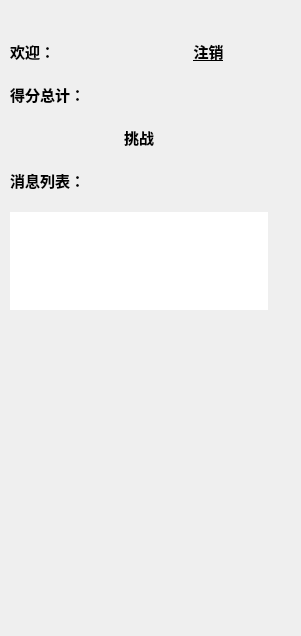
<?xml version="1.0" encoding="UTF-8"?>
<ui version="4.0">
 <class>UserForm</class>
 <widget class="QWidget" name="UserForm">
  <property name="geometry">
   <rect>
    <x>0</x>
    <y>0</y>
    <width>301</width>
    <height>636</height>
   </rect>
  </property>
  <property name="windowTitle">
   <string>Form</string>
  </property>
  <property name="styleSheet">
   <string notr="true">border:none</string>
  </property>
  <widget class="QGroupBox" name="groupBox">
   <property name="geometry">
    <rect>
     <x>0</x>
     <y>20</y>
     <width>321</width>
     <height>721</height>
    </rect>
   </property>
   <property name="styleSheet">
    <string notr="true"/>
   </property>
   <property name="title">
    <string/>
   </property>
   <property name="checkable">
    <bool>false</bool>
   </property>
   <widget class="QWidget" name="layoutWidget">
    <property name="geometry">
     <rect>
      <x>10</x>
      <y>20</y>
      <width>258</width>
      <height>280</height>
     </rect>
    </property>
    <property name="font">
     <font>
      <family>黑体</family>
      <pointsize>11</pointsize>
      <weight>75</weight>
      <bold>true</bold>
     </font>
    </property>
    <layout class="QVBoxLayout" name="verticalLayout">
     <property name="spacing">
      <number>20</number>
     </property>
     <property name="bottomMargin">
      <number>10</number>
     </property>
     <item>
      <layout class="QHBoxLayout" name="horizontalLayout">
       <item>
        <widget class="QLabel" name="label">
         <property name="font">
          <font>
           <family>黑体</family>
           <pointsize>11</pointsize>
           <weight>75</weight>
           <bold>true</bold>
          </font>
         </property>
         <property name="text">
          <string>欢迎：</string>
         </property>
        </widget>
       </item>
       <item>
        <widget class="QPushButton" name="pushButtonLogout">
         <property name="font">
          <font>
           <family>黑体</family>
           <pointsize>11</pointsize>
           <weight>75</weight>
           <bold>true</bold>
           <underline>true</underline>
          </font>
         </property>
         <property name="text">
          <string>注销</string>
         </property>
        </widget>
       </item>
      </layout>
     </item>
     <item>
      <widget class="QLabel" name="labelTotalScore">
       <property name="font">
        <font>
         <family>黑体</family>
         <pointsize>11</pointsize>
         <weight>75</weight>
         <bold>true</bold>
        </font>
       </property>
       <property name="text">
        <string>得分总计：</string>
       </property>
      </widget>
     </item>
     <item>
      <widget class="QPushButton" name="pushButtonStartOrCancle">
       <property name="font">
        <font>
         <family>黑体</family>
         <pointsize>11</pointsize>
         <weight>75</weight>
         <bold>true</bold>
        </font>
       </property>
       <property name="text">
        <string>挑战</string>
       </property>
      </widget>
     </item>
     <item>
      <widget class="QLabel" name="labelOutput">
       <property name="font">
        <font>
         <family>黑体</family>
         <pointsize>11</pointsize>
         <weight>75</weight>
         <bold>true</bold>
        </font>
       </property>
       <property name="text">
        <string>消息列表：</string>
       </property>
      </widget>
     </item>
     <item>
      <widget class="QTextEdit" name="textEditOutput"/>
     </item>
    </layout>
   </widget>
  </widget>
  <zorder>groupBox</zorder>
  <zorder>textEditOutput</zorder>
 </widget>
 <resources/>
 <connections/>
</ui>
